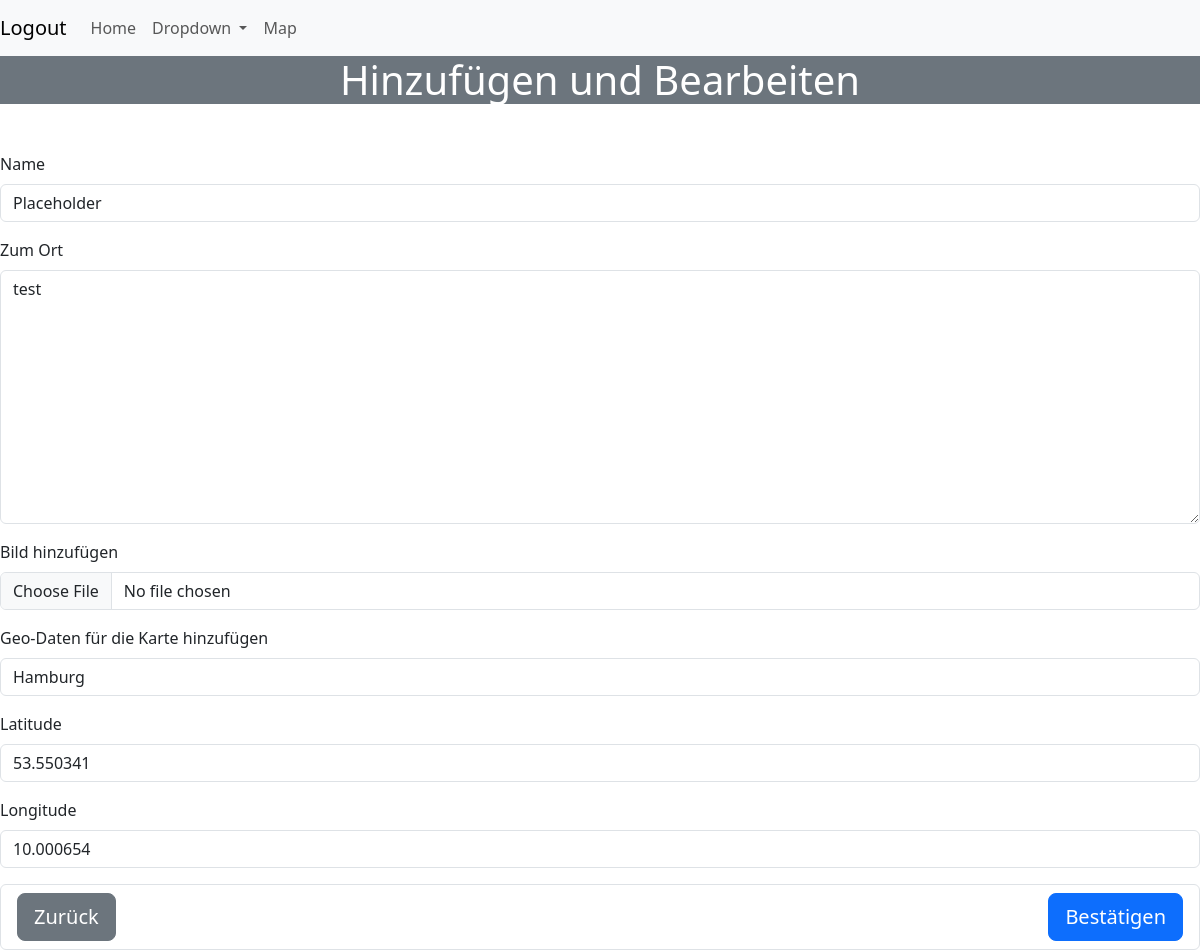
Screenshot of /places/edit/32 (signed in) with the database file from the repository.
### Forgotten/models.py (models this page shows, shortened)
class Places(models.Model):
    class Meta:
        verbose_name_plural = 'Places'
    name = models.CharField(max_length=30)
    story_field = models.TextField(blank=True)
    upload_picture = models.ImageField(null="True", blank="True", upload_to='media/')
    location_map = models.CharField(max_length=40)
    ctime = models.DateTimeField(auto_now_add=True)
    uptime = models.DateTimeField(auto_now=True)
    latitude = models.FloatField(null=True, blank=True)
    longitude = models.FloatField(null=True, blank=True)

### Forgotten/views.py (the view)
# urls.py: path('places/edit/<int:pk>', place_details, name='edit_place'),
@login_required()
def place_details(request, pk=None):
    if pk:
        places = Places.objects.get(pk=pk)
    else:
        places = Places()
    if request.method == 'POST':
        form = PlacesForm(request.POST, files=request.FILES, instance=places)
        if form.is_valid():
            place = form.save(commit=False)
            geocoder = Geocoding()
            coordinates = geocoder.get_coordinates(place.location_map)
            if coordinates:
                place.longitude, place.latitude = coordinates
            place.save()
            messages.success(request, 'Ort gespeichert.')
            return HttpResponseRedirect(reverse_lazy('place_list'))
        else:
            messages.error(request, 'Fehler bei der verarbeitung.')
    else:
        form = PlacesForm(instance=places)
    return render(request, 'Forgotten/place_details.html', {'page_title': 'Hinzufügen und Bearbeiten',
                                                            'form': form})

### Forgotten/forms.py
class PlacesForm(ModelForm):
    class Meta:
        model = Places
        exclude = ()
        labels = {'story_field': 'Zum Ort',
                  'upload_picture': 'Bild hinzufügen',
                  'location_map': 'Geo-Daten für die Karte hinzufügen'}

### templates/Forgotten/place_details.html (shortened to what this page needs)
{% extends 'Forgotten/base.html' %}
{% load bootstrap5 %}
{% block content %}
    <form action="" enctype="multipart/form-data" method="POST" class="form-row">
    {% bootstrap_form form %}
    <ul class="list-group">
        <li class="list-group-item">
            <a href="{% url 'place_list' %}" class="btn btn-secondary btn-lg">Zurück</a>
            <button type="submit" class="btn btn-primary btn-lg float-end float-end">Bestätigen</button>
        </li>
    </ul>
{% endblock %}

### Forgotten/static/styling/style.css (style rules this page uses)
body { margin: 0; padding: 0; }

### rows the page displays
Places: name "Placeholder", story_field "test", location_map "Hamburg", latitude "53.550341", longitude "10.000654"

### other values shown
{{ page_title }} "Hinzufügen und Bearbeiten"
